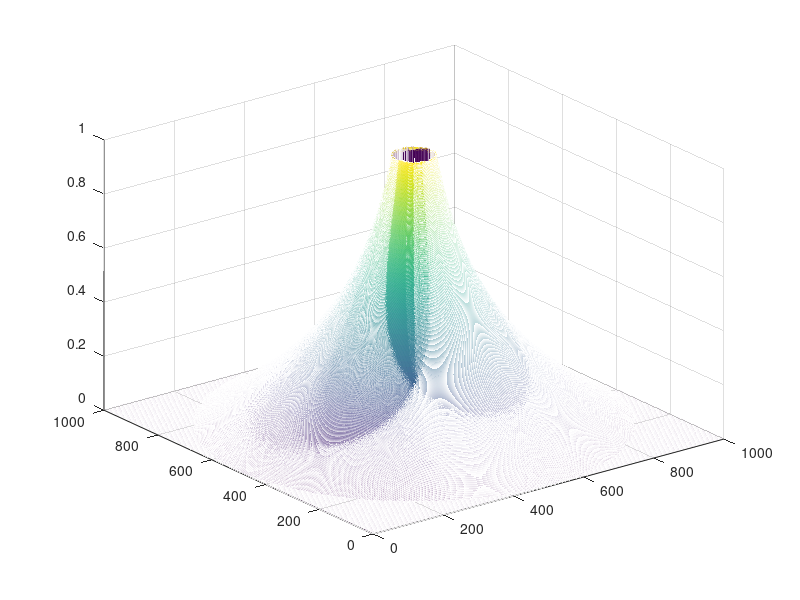

MATLAB code for this plot:
clc; clear all; close all;

f = @(x1, x2, ep) log(x1.^2 + x2.^2) ./ log(ep);

x1 = linspace(-1,1, 1000); x2 = linspace(-1,1, 1000); ep = .01;

[xx1, xx2] = meshgrid(x1, x2);
uu = f(xx1, xx2, ep);
size_of_uu = size(uu);
for row = 1:size_of_uu(1)
    for column = 1:size_of_uu(2)
        if (uu(row,column) < 0) || (uu(row,column) > 1)
            uu(row, column) = 0;
        end
    end
end

figure(1)
mesh(uu);
